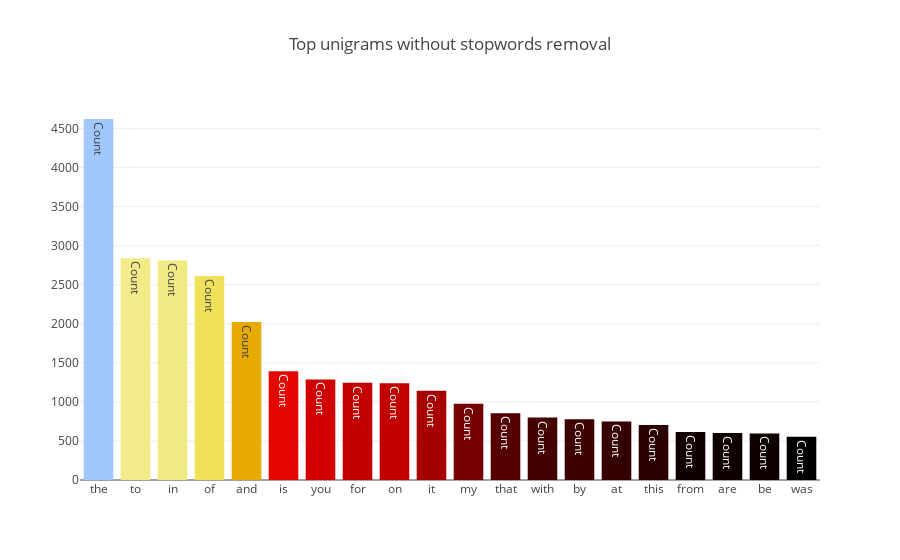

The cell this chart's notebook holds for it:
### Code cell
# plot
df2 = pd.DataFrame(top_unigrams, columns=['word', 'freq'])

data = [go.Bar(
    x=df2['word'],
    y=df2['freq'],
    marker=dict(colorscale='Blackbody', color=df2.freq),
    text='Count'
)]

layout = go.Layout(
    title='Top unigrams without stopwords removal'
)

fig = go.Figure(data=data, layout=layout)

py.iplot(fig, filename='basic-bar')

### Figure 1 — Plotly figure (JSON) as saved in the notebook; plotly's stock layout.template omitted (floating-point values rounded to 4 significant figures)
{"data": [{"marker": {"color": [4621, 2837, 2811, 2610, 2024, 1392, 1288, 1246, 1239, 1142, 975, 854, 799, 777, 749, 705, 615, 603, 596, 554], "colorscale": "Blackbody"}, "text": "Count", "type": "bar", "uid": "9b57017f-2724-4591-af8e-7d85dff31afb", "x": ["the", "to", "in", "of", "and", "is", "you", "for", "on", "it", "my", "that", "with", "by", "at", "this", "from", "are", "be", "was"], "y": [4621, 2837, 2811, 2610, 2024, 1392, 1288, 1246, 1239, 1142, 975, 854, 799, 777, 749, 705, 615, 603, 596, 554]}], "layout": {"title": {"text": "Top unigrams without stopwords removal"}}}
